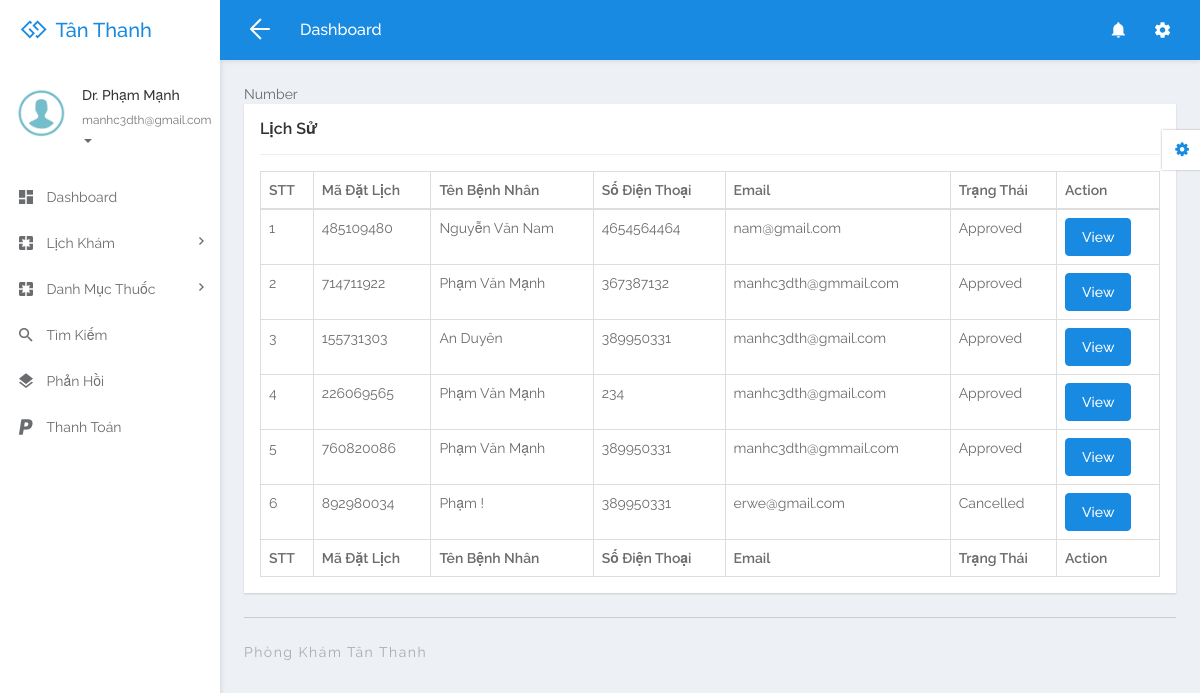
The page /admin/all-appointment.php (signed in) on the database its author committed.
### tables this page shows
CREATE TABLE `tbldoctor` (
  `ID` int(5) NOT NULL,
  `FullName` varchar(250) DEFAULT NULL,
  `MobileNumber` bigint(10) DEFAULT NULL,
  `Email` varchar(250) DEFAULT NULL,
  `Specialization` varchar(250) DEFAULT NULL,
  `Password` varchar(259) DEFAULT NULL,
  `qrcode` varchar(255) DEFAULT NULL,
  `role` int(11) NOT NULL,
  `CreationDate` timestamp NULL DEFAULT current_timestamp()
);

CREATE TABLE `tblappointment` (
  `appoiment_id` int(10) NOT NULL,
  `AppointmentNumber` int(10) DEFAULT NULL,
  `Name` varchar(250) DEFAULT NULL,
  `MobileNumber` bigint(20) DEFAULT NULL,
  `Email` varchar(250) DEFAULT NULL,
  `AppointmentDate` date DEFAULT NULL,
  `AppointmentTime` time DEFAULT NULL,
  `Specialization` varchar(250) DEFAULT NULL,
  `Doctor` int(10) DEFAULT NULL,
  `Message` mediumtext DEFAULT NULL,
  `ApplyDate` timestamp NULL DEFAULT current_timestamp(),
  `Remark` varchar(250) DEFAULT NULL,
  `Status` varchar(250) DEFAULT NULL,
  `UpdationDate` timestamp NULL DEFAULT NULL ON UPDATE current_timestamp()
);

### admin/all-appointment.php (the view, shortened to what this page needs)
																																																	<?php
include('includes/dbconnection.php');
if (strlen($_SESSION['damsid']==0)) {
  header('location:logout.php');
  } else{
  ?>
<!DOCTYPE html>
<html lang="en">
<head>
	<link rel="stylesheet" href="libs/bower/font-awesome/css/font-awesome.min.css">
	<link rel="stylesheet" href="libs/bower/material-design-iconic-font/dist/css/material-design-iconic-font.css">
	<link rel="stylesheet" href="libs/bower/animate.css/animate.min.css">
	<link rel="stylesheet" href="libs/bower/fullcalendar/dist/fullcalendar.min.css">
	<link rel="stylesheet" href="libs/bower/perfect-scrollbar/css/perfect-scrollbar.css">
	<link rel="stylesheet" href="assets/css/bootstrap.css">
	<link rel="stylesheet" href="assets/css/core.css">
	<link rel="stylesheet" href="assets/css/app.css">
</head>
<body class="menubar-left menubar-unfold menubar-light theme-primary">
<?php include_once('includes/header.php');?>
<?php include_once('includes/sidebar.php');?>
<main id="app-main" class="app-main">
  <div class="wrap">Number
	<section class="app-content">
		<div class="row">
			<div class="col-md-12">
				<div class="widget">
					<header class="widget-header">
						<h4 class="widget-title">Lịch Sử</h4>
					</header>
					<hr class="widget-separator">
					<div class="widget-body">
						<div class="table-responsive">
							<table class="table table-bordered table-hover js-basic-example dataTable table-custom">
								<thead>
									<tr>
										<th>STT</th>
										<th>Mã Đặt Lịch</th>
										<th>Tên Bệnh Nhân</th>
										<th>Số Điện Thoại</th>
										<th>Email</th>
										<th>Trạng Thái</th>
										<th>Action</th>
									</tr>
								</thead>
								<tbody>
                  <?php
              $docid=$_SESSION['damsid'];
$sql="SELECT * from  tblappointment where Doctor=:docid";
$query = $dbh -> prepare($sql);
$query-> bindParam(':docid', $docid, PDO::PARAM_STR);
$query->execute();
$results=$query->fetchAll(PDO::FETCH_OBJ);
$cnt=1;
if($query->rowCount() > 0)
{
foreach($results as $row)
{               ?>
									<tr>
										<td><?php echo htmlentities($cnt);?></td>
										<td><?php  echo htmlentities($row->AppointmentNumber);?></td>
										<td><?php  echo htmlentities($row->Name);?></td>
										<td><?php  echo htmlentities($row->MobileNumber);?></td>
										<td><?php  echo htmlentities($row->Email);?></td>
                                        <?php if($row->Status==""){ ?>
                     <td><?php echo "Not Updated Yet"; ?></td>
<?php } else { ?>                  <td><?php  echo htmlentities($row->Status);?>
                  </td>
                  <?php } ?>
										<td><a href="view-appointment-detail.php?editid=<?php echo htmlentities ($row->ID);?>&&aptid=<?php echo htmlentities ($row->AppointmentNumber);?>" class="btn btn-primary">View</a></td>
									</tr>
								 <?php $cnt=$cnt+1;}} ?>
								</tbody>
                  <tfoot>
                  <tr>
                 						 <th>STT</th>
										<th>Mã Đặt Lịch</th>
										<th>Tên Bệnh Nhân</th>
										<th>Số Điện Thoại</th>
										<th>Email</th>
										<th>Trạng Thái</th>
										<th>Action</th>
                  </tr>
                </tfoot>
							</table>
						</div>
					</div>
				</div>
			</div>
		</div>
	</section>
</div>
  <?php include_once('includes/footer.php');?>
</main>
<?php include_once('includes/customizer.php');?>
</body>
</html>
<?php }  ?>

### admin/includes/sidebar.php (shortened to what this page needs)
<aside id="menubar" class="menubar light">
  <div class="app-user">
    <div class="media">
      <div class="media-left">
        <div class="avatar avatar-md avatar-circle">
          <a href="javascript:void(0)"><img class="img-responsive" src="assets/images/images.png" alt="avatar"/></a>
        </div>
      </div>
      <div class="media-body">
        <div class="foldable">
          <?php
$eid=$_SESSION['damsid'];
$sql="SELECT FullName,Email from  tbldoctor where ID=:eid";
$query = $dbh -> prepare($sql);
$query->bindParam(':eid',$eid,PDO::PARAM_STR);
$query->execute();
$results=$query->fetchAll(PDO::FETCH_OBJ);
foreach($results as $row)
{
$email=$row->Email;
$fname=$row->FullName;
}   ?>
          <h5><a href="javascript:void(0)" class="username"><?php  echo $fname ;?></a></h5>
          <ul>
            <li class="dropdown">
              <a href="javascript:void(0)" class="dropdown-toggle usertitle" data-toggle="dropdown" aria-haspopup="true" aria-expanded="false">
                <small><?php  echo $email;?></small>
                <span class="caret"></span>
              </a>
            </li>
          </ul>
        </div>
      </div>
    </div>
  </div>
  <div class="menubar-scroll">
    <div class="menubar-scroll-inner">
      <ul class="app-menu">
        <li class="has-submenu">
          <a href="dashboard.php">
            <i class="menu-icon zmdi zmdi-view-dashboard zmdi-hc-lg"></i>
            <span class="menu-text">Dashboard</span>
          </a>
        </li>
       <li class="has-submenu">
          <a href="javascript:void(0)" class="submenu-toggle">
            <i class="menu-icon zmdi zmdi-pages zmdi-hc-lg"></i>
            <span class="menu-text">Lịch Khám</span>
            <i class="menu-caret zmdi zmdi-hc-sm zmdi-chevron-right"></i>
          </a>
        </li>
        <li class="has-submenu">
          <a href="javascript:void(0)" class="submenu-toggle">
            <i class="menu-icon zmdi zmdi-pages zmdi-hc-lg"></i>
            <span class="menu-text">Danh Mục Thuốc</span>
            <i class="menu-caret zmdi zmdi-hc-sm zmdi-chevron-right"></i>
          </a>
        </li>
        <li>
          <a href="search.php">
            <i class="menu-icon zmdi zmdi-search zmdi-hc-lg"></i>
            <span class="menu-text">Tìm Kiếm</span>
          </a>
        </li>
        <li>
          <a href="appointment-bwdates.php">
            <i class="menu-icon zmdi zmdi-layers zmdi-hc-lg"></i>
            <span class="menu-text">Phản Hồi</span>
          </a>
        </li>
        <li>
          <a href="payment.php">
            <i class="menu-icon zmdi zmdi-paypal zmdi-hc-lg"></i>
            <span class="menu-text">Thanh Toán</span>
          </a>
        </li>
      </ul>
    </div>
  </div>
</aside>

### rows shown on the page
tbldoctor: FullName "Dr. Phạm Mạnh", Email "manhc3dth@gmail.com"
tblappointment: AppointmentNumber "485109480", Name "Nguyễn Văn Nam", MobileNumber "4654564464", Email "nam@gmail.com", Status "Approved"
tblappointment: AppointmentNumber "714711922", Name "Phạm Văn Mạnh", MobileNumber "367387132", Email "manhc3dth@gmmail.com", Status "Approved"
tblappointment: AppointmentNumber "155731303", Name "An Duyên", MobileNumber "389950331", Email "manhc3dth@gmail.com", Status "Approved"
tblappointment: AppointmentNumber "226069565", Name "Phạm Văn Mạnh", MobileNumber "234", Email "manhc3dth@gmail.com", Status "Approved"
tblappointment: AppointmentNumber "760820086", Name "Phạm Văn Mạnh", MobileNumber "389950331", Email "manhc3dth@gmmail.com", Status "Approved"
tblappointment: AppointmentNumber "892980034", Name "Phạm !", MobileNumber "389950331", Email "erwe@gmail.com", Status "Cancelled"
